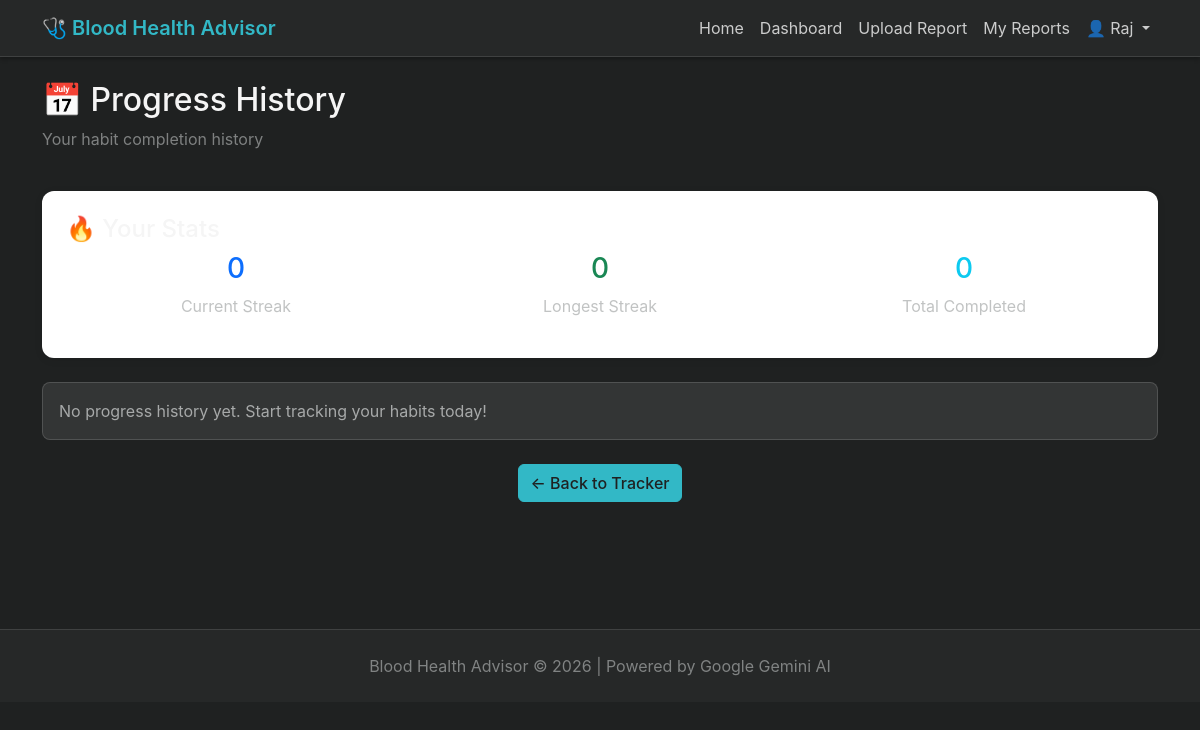
The page /progress/history/26/ (signed in) on the database its author committed.
### analyzer/models.py (models this page shows, shortened)
class ProgressStreak(models.Model):
    user = models.ForeignKey(User, on_delete=models.CASCADE, related_name='progress_streaks')
    blood_report = models.ForeignKey(BloodReport, on_delete=models.CASCADE, related_name='streaks')
    current_streak = models.IntegerField(default=0, help_text="Current consecutive days")
    longest_streak = models.IntegerField(default=0, help_text="Longest streak achieved")
    total_habits_completed = models.IntegerField(default=0)
    last_activity_date = models.DateField(default=timezone.now)
    class Meta:
        unique_together = ['user', 'blood_report']

### analyzer/views.py (the view)
# urls.py: path('progress/history/<int:report_id>/', views.progress_history, name='progress_history'),
@login_required
def progress_history(request, report_id):
    blood_report = get_object_or_404(BloodReport, id=report_id, user=request.user)
    progress_entries = HabitProgress.objects.filter(
        blood_report=blood_report,
        user=request.user
    ).order_by('-date', 'habit_text')
    from itertools import groupby
    progress_by_date = {}
    for date_key, items in groupby(progress_entries, key=lambda x: x.date):
        progress_by_date[date_key] = list(items)
    try:
        streak = ProgressStreak.objects.get(user=request.user, blood_report=blood_report)
    except ProgressStreak.DoesNotExist:
        streak = None
    context = {
        'blood_report': blood_report,
        'progress_by_date': progress_by_date,
        'streak': streak
    }
    return render(request, 'analyzer/progress_history.html', context)

### templates/analyzer/progress_history.html (shortened to what this page needs)
{% extends 'base.html' %}
{% load custom_filters %}
{% block content %}
<div class="row mb-4">
    <div class="col-12">
        <h2>📅 Progress History</h2>
        <p class="text-muted">Your habit completion history</p>
    </div>
</div>
{% if streak %}
<div class="history-card">
    <h4>🔥 Your Stats</h4>
    <div class="row text-center">
        <div class="col-md-4">
            <h3 class="text-primary">{{ streak.current_streak }}</h3>
            <p class="text-muted">Current Streak</p>
        </div>
        <div class="col-md-4">
            <h3 class="text-success">{{ streak.longest_streak }}</h3>
            <p class="text-muted">Longest Streak</p>
        </div>
        <div class="col-md-4">
            <h3 class="text-info">{{ streak.total_habits_completed }}</h3>
            <p class="text-muted">Total Completed</p>
        </div>
    </div>
</div>
{% endif %}
{% for date, habits in progress_by_date.items %}
<div class="history-card">
    <div class="date-header">
        <strong>{{ date|date:"F d, Y (l)" }}</strong>
    </div>
    {% for habit in habits %}
        <div class="habit-history-item d-flex align-items-start gap-3">
            <span class="fs-5">
                {% if habit.completed %}✅{% else %}❌{% endif %}
            </span>
            <div class="flex-grow-1">
                <strong>{{ habit.habit_text }}</strong>
                {% if habit.notes %}
                    <p class="mb-0 mt-1 text-muted small">
                        <em>{{ habit.notes }}</em>
                    </p>
                {% endif %}
            </div>
        </div>
    {% endfor %}
</div>
{% empty %}
    <div class="alert alert-info">
        No progress history yet. Start tracking your habits today!
    </div>
{% endfor %}
<div class="text-center mt-4">
    <a href="{% url 'progress_tracker' report_id=blood_report.id %}" class="btn btn-primary">
        ← Back to Tracker
    </a>
</div>
{% endblock %}

### templates/base.html (shortened to what this page needs)
<!DOCTYPE html>
<html lang="en" data-bs-theme="dark">
<head>
    <link href="https://cdn.jsdelivr.net/npm/bootstrap@5.3.0/dist/css/bootstrap.min.css" rel="stylesheet">
</head>
<body>
    <nav class="navbar navbar-expand-lg navbar-dark">
        <div class="container">
            <a class="navbar-brand" href="{% url 'home' %}">🩺 Blood Health Advisor</a>
            <div class="collapse navbar-collapse" id="navbarNav">
                <ul class="navbar-nav ms-auto">
                    <li class="nav-item">
                        <a class="nav-link" href="{% url 'home' %}">Home</a>
                    </li>
                    {% if user.is_authenticated %}
                        <li class="nav-item">
                            <a class="nav-link" href="{% url 'dashboard' %}">Dashboard</a>
                        </li>
                        <li class="nav-item">
                            <a class="nav-link" href="{% url 'upload_report' %}">Upload Report</a>
                        </li>
                        <li class="nav-item">
                            <a class="nav-link" href="{% url 'report_list' %}">My Reports</a>
                        </li>
                        <li class="nav-item dropdown">
                            <a class="nav-link dropdown-toggle" href="#" id="userDropdown" role="button"
                            data-bs-toggle="dropdown" aria-expanded="false">
                                👤 {{ user.username }}
                            </a>
                        </li>
                    {% endif %}
                </ul>
            </div>
        </div>
    </nav>
    <main class="container mt-4 mb-5" style="min-height: 500px;">
        {% block content %}{% endblock %}
    </main>
    <footer class="text-center py-4 mt-5">
        <p class="mb-0 text-muted">Blood Health Advisor &copy; 2026 | Powered by Google Gemini AI</p>
    </footer>
</body>
</html>

### templates/base.html (style rules this page uses)
:root { --primary-color: #32b8c6; --primary-hover: #2da6b2; --secondary-color: #777c7c; --bg-color: #1f2121; --surface-color: #262828; }
body { background-color: var(--bg-color); font-family: -apple-system, BlinkMacSystemFont, 'Segoe UI', Roboto, sans-serif; color: #f5f5f5; }
.navbar { background-color: var(--surface-color) !important; box-shadow: 0 2px 4px rgba(0,0,0,0.3); border-bottom: 1px solid rgba(119, 124, 124, 0.3); }
.navbar-brand { color: var(--primary-color) !important; font-weight: 600; }
.nav-link { color: rgba(245, 245, 245, 0.8) !important; }
.btn-primary { background-color: var(--primary-color); border-color: var(--primary-color); color: #1f2121; font-weight: 500; }
.alert { border-radius: 8px; border: 1px solid rgba(119, 124, 124, 0.3); }
.alert-info { background-color: rgba(167, 169, 169, 0.15); color: #a7a9a9; border-color: rgba(167, 169, 169, 0.25); }
footer { background-color: var(--surface-color) !important; border-top: 1px solid rgba(119, 124, 124, 0.3); color: rgba(167, 169, 169, 0.7); }
.text-muted { color: rgba(167, 169, 169, 0.7) !important; }

### templates/analyzer/progress_history.html (style rules this page uses)
.history-card { background: white; border-radius: 12px; padding: 1.5rem; margin-bottom: 1.5rem; box-shadow: 0 2px 8px rgba(0,0,0,0.08); }

### rows shown on the page
ProgressStreak: current_streak "0", longest_streak "0", total_habits_completed "0"

### other values the page prints
{{ user.username }} "Raj"
